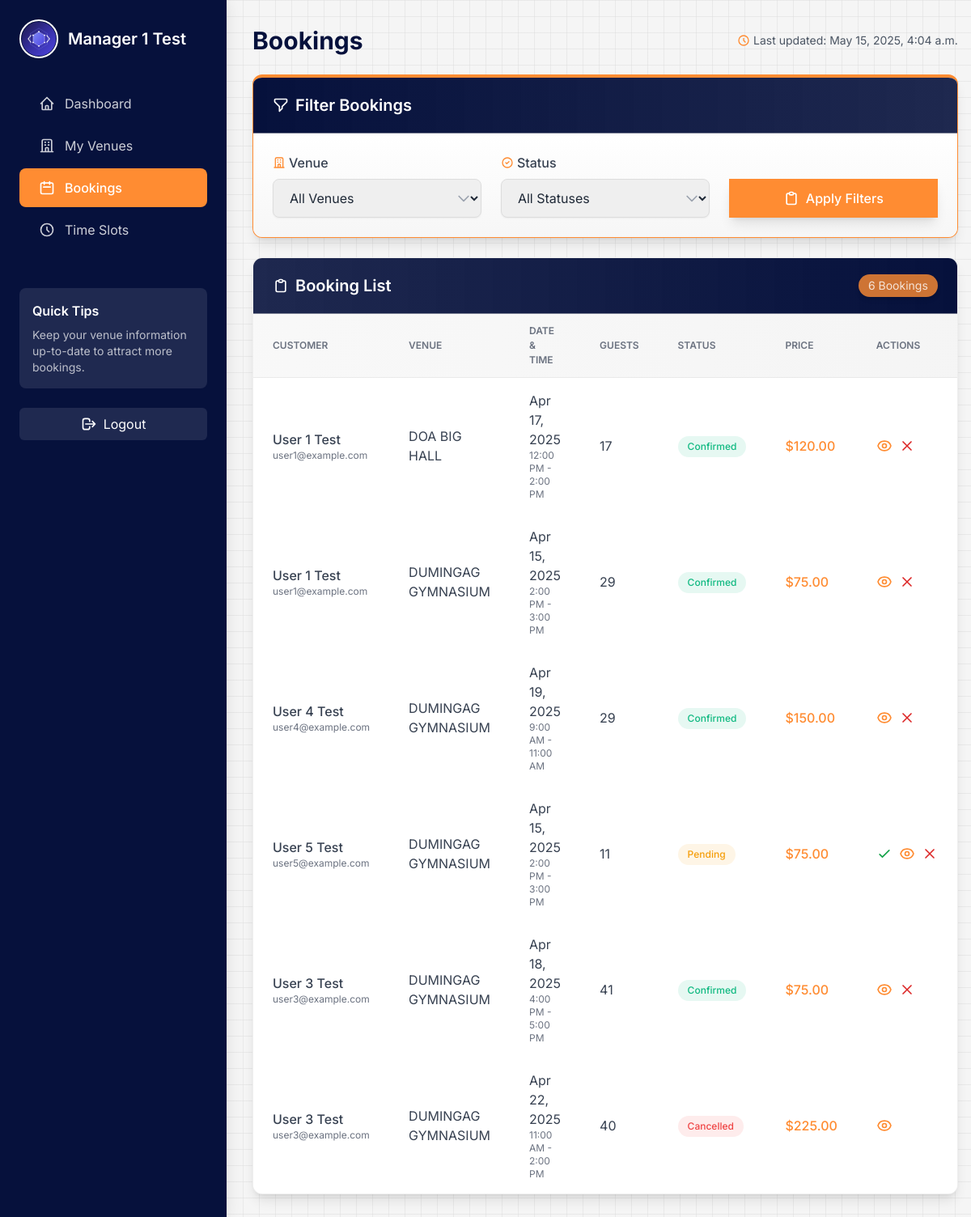
Page /manager/bookings/ (signed in) on the earlier database version.
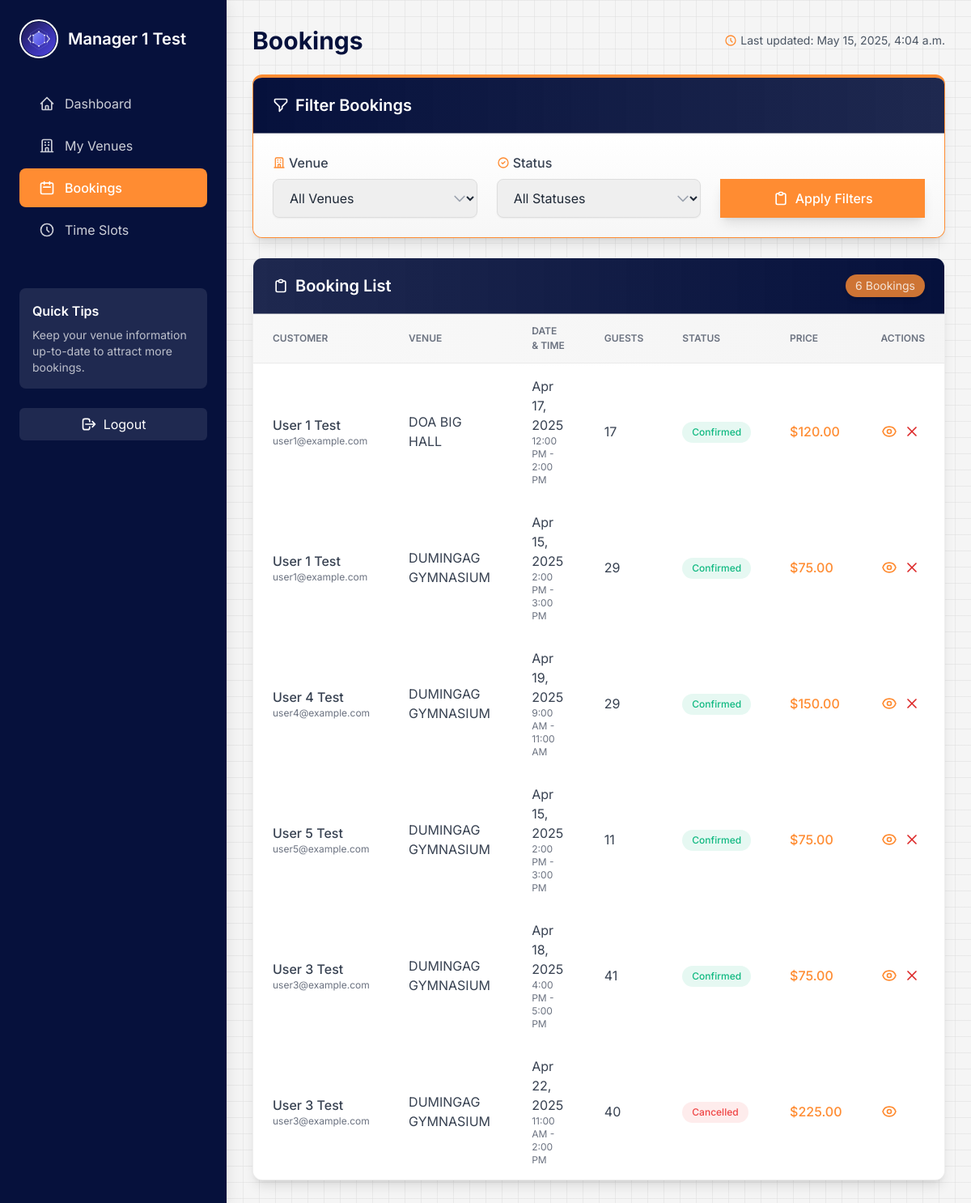
Same page on the later database version.
### booking/models/booking.py (models this page shows, shortened)
class Booking(models.Model):
    STATUS_CHOICES = [
        ('pending', 'Pending'),
        ('confirmed', 'Confirmed'),
        ('cancelled', 'Cancelled'),
    ]
    user = models.ForeignKey(User, on_delete=models.CASCADE, related_name='bookings')
    venue = models.ForeignKey(Venue, on_delete=models.CASCADE, related_name='bookings')
    time_slot = models.ForeignKey(TimeSlot, on_delete=models.CASCADE, related_name='bookings')
    num_guests = models.PositiveIntegerField()
    status = models.CharField(max_length=20, choices=STATUS_CHOICES, default='pending')
    special_requests = models.TextField(blank=True)
    total_price = models.DecimalField(max_digits=10, decimal_places=2)
    booking_date = models.DateTimeField(auto_now_add=True)
    class Meta:
        ordering = ['-booking_date']

### booking/models/venue.py (models this page shows, shortened)
class Venue(models.Model):
    STATUS_CHOICES = [
        ('active', 'Active'),
        ('maintenance', 'Under Maintenance'),
        ('inactive', 'Inactive'),
    ]
    name = models.CharField(max_length=200)
    description = models.TextField()
    address = models.CharField(max_length=255)
    capacity = models.PositiveIntegerField()
    hourly_rate = models.DecimalField(max_digits=10, decimal_places=2)
    image = models.ImageField(upload_to='venues/', blank=True, null=True)
    categories = models.ManyToManyField(Category, related_name='venues')
    manager = models.ForeignKey(VenueManager, on_delete=models.SET_NULL, null=True, related_name='managed_venues')
    status = models.CharField(max_length=20, choices=STATUS_CHOICES, default='active')
    created_at = models.DateTimeField(auto_now_add=True)
    updated_at = models.DateTimeField(auto_now=True)
    class Meta:
        ordering = ['name']

### booking/models/time_slot.py (models this page shows, shortened)
class TimeSlot(models.Model):
    venue = models.ForeignKey(Venue, on_delete=models.CASCADE, related_name='time_slots')
    date = models.DateField()
    start_time = models.TimeField()
    end_time = models.TimeField()
    is_available = models.BooleanField(default=True)
    class Meta:
        ordering = ['date', 'start_time']
        unique_together = ['venue', 'date', 'start_time']

### booking/views/manager_views.py (the view)
# urls.py: path('manager/bookings/', views.manager_bookings, name='manager_bookings'),
@login_required
@venue_manager_required
def manager_bookings(request):
    manager = request.user.venue_manager
    venues = Venue.objects.filter(manager=manager)
    bookings = Booking.objects.filter(venue__in=venues).order_by('-booking_date')
    status = request.GET.get('status')
    if status:
        bookings = bookings.filter(status=status)
    venue_id = request.GET.get('venue')
    if venue_id:
        bookings = bookings.filter(venue_id=venue_id)
    context = {
        'bookings': bookings,
        'venues': venues,
        'status': status,
        'venue_id': venue_id,
    }
    return render(request, 'manager/bookings.html', context)

### booking/context_processors.py (called while the page is built)
def common_context(request):
    return {
        'all_categories': Category.objects.all(),
    }

### templates/manager/bookings.html (shortened to what the changed rows need)
<!DOCTYPE html>
<html lang="en">
<head>
    <script src="https://cdn.tailwindcss.com"></script>
</head>
<body>
<div class="dashboard-container">
    {% with active_page='bookings' %}
        {% include 'manager/components/sidebar.html' %}
    {% endwith %}
    <main class="p-8">
<div class="flex justify-between items-center mb-6">
    <h1 class="text-3xl font-bold text-primary">Bookings</h1>
</div>
<div class="dashboard-card mb-6 overflow-hidden shadow-lg border-t-4 border-accent">
    <div class="dashboard-card-header bg-gradient-to-r from-primary to-primary/90">
        <h2 class="text-xl font-semibold text-white flex items-center">
            <svg class="h-5 w-5 mr-2" fill="none" viewBox="0 0 24 24" stroke="currentColor">
                <path stroke-linecap="round" stroke-linejoin="round" stroke-width="2" d="M3 4a1 1 0 011-1h16a1 1 0 011 1v2.586a1 1 0 01-.293.707l-6.414 6.414a1 1 0 00-.293.707V17l-4 4v-6.586a1 1 0 00-.293-.707L3.293 7.293A1 1 0 013 6.586V4z"></path>
            </svg>
            Filter Bookings
        </h2>
    </div>
</div>
<div class="dashboard-card overflow-hidden shadow-lg">
    <div class="dashboard-card-header bg-gradient-to-r from-primary/90 to-primary">
        <h2 class="text-xl font-semibold text-white flex items-center">
            <svg class="h-5 w-5 mr-2" fill="none" viewBox="0 0 24 24" stroke="currentColor">
                <path stroke-linecap="round" stroke-linejoin="round" stroke-width="2" d="M9 5H7a2 2 0 00-2 2v12a2 2 0 002 2h10a2 2 0 002-2V7a2 2 0 00-2-2h-2M9 5a2 2 0 002 2h2a2 2 0 002-2M9 5a2 2 0 012-2h2a2 2 0 012 2"></path>
            </svg>
            Booking List
        </h2>
    </div>
    {% if bookings %}
    <div class="overflow-x-auto">
        <table class="dashboard-table">
            <thead class="bg-gradient-to-r from-light-gray/20 to-light-gray/30">
                <tr>
                    <th scope="col" class="text-primary/80 font-semibold">Customer</th>
                    <th scope="col" class="text-primary/80 font-semibold">Venue</th>
                    <th scope="col" class="text-primary/80 font-semibold">Date & Time</th>
                    <th scope="col" class="text-primary/80 font-semibold">Guests</th>
                    <th scope="col" class="text-primary/80 font-semibold">Status</th>
                    <th scope="col" class="text-primary/80 font-semibold">Price</th>
                    <th scope="col" class="text-primary/80 font-semibold">Actions</th>
                </tr>
            </thead>
            <tbody class="bg-white divide-y divide-light-gray/30">
                {% for booking in bookings %}
                <tr>
                    <td class="text-gray-700">
                        <div class="font-medium">{{ booking.user.get_full_name|default:booking.user.username }}</div>
                        <div class="text-xs text-gray-500">{{ booking.user.email }}</div>
                    </td>
                    <td class="text-gray-700">
                        {{ booking.venue.name }}
                    </td>
                    <td class="text-gray-700">
                        <div>{{ booking.time_slot.date|date:"M d, Y" }}</div>
                        <div class="text-xs text-gray-500">{{ booking.time_slot.start_time|time:"g:i A" }} - {{ booking.time_slot.end_time|time:"g:i A" }}</div>
                    </td>
                    <td class="text-gray-700">
                        {{ booking.num_guests }}
                    </td>
                    <td>
                        <span class="badge {% if booking.status == 'confirmed' %}badge-success{% elif booking.status == 'pending' %}badge-warning{% else %}badge-danger{% endif %}">
                            {{ booking.status|title }}
                        </span>
                    </td>
                    <td class="text-accent font-medium">
                        ${{ booking.total_price }}
                    </td>
                    <td>
                        <div class="flex space-x-2">
                            {% if booking.status == 'pending' %}
                            <a href="#" onclick="confirmAction('confirm', {{ booking.id }}); return false;" class="text-green-600 hover:text-green-800 tooltip" data-tooltip="Confirm Booking">
                                <svg class="h-5 w-5" fill="none" viewBox="0 0 24 24" stroke="currentColor">
                                    <path stroke-linecap="round" stroke-linejoin="round" stroke-width="2" d="M5 13l4 4L19 7"></path>
                                </svg>
                            </a>
                            {% endif %}
                            <a href="{% url 'manager_booking_detail' booking.id %}" class="text-accent hover:text-accent/80 tooltip" data-tooltip="View Details">
                            </a>
                            {% if booking.status != 'cancelled' %}
                            <a href="#" onclick="confirmAction('cancel', {{ booking.id }}); return false;" class="text-red-600 hover:text-red-800 tooltip" data-tooltip="Cancel Booking">
                                <svg class="h-5 w-5" fill="none" viewBox="0 0 24 24" stroke="currentColor">
                                    <path stroke-linecap="round" stroke-linejoin="round" stroke-width="2" d="M6 18L18 6M6 6l12 12"></path>
                                </svg>
                            </a>
                            {% endif %}
                        </div>
                    </td>
                </tr>
                {% endfor %}
            </tbody>
        </table>
    </div>
    {% endif %}
</div>
    </main>
</div>
</body>
</html>

Differences in the rows shown:
changed Booking "User 5 Test": status "Pending" → "Confirmed"
